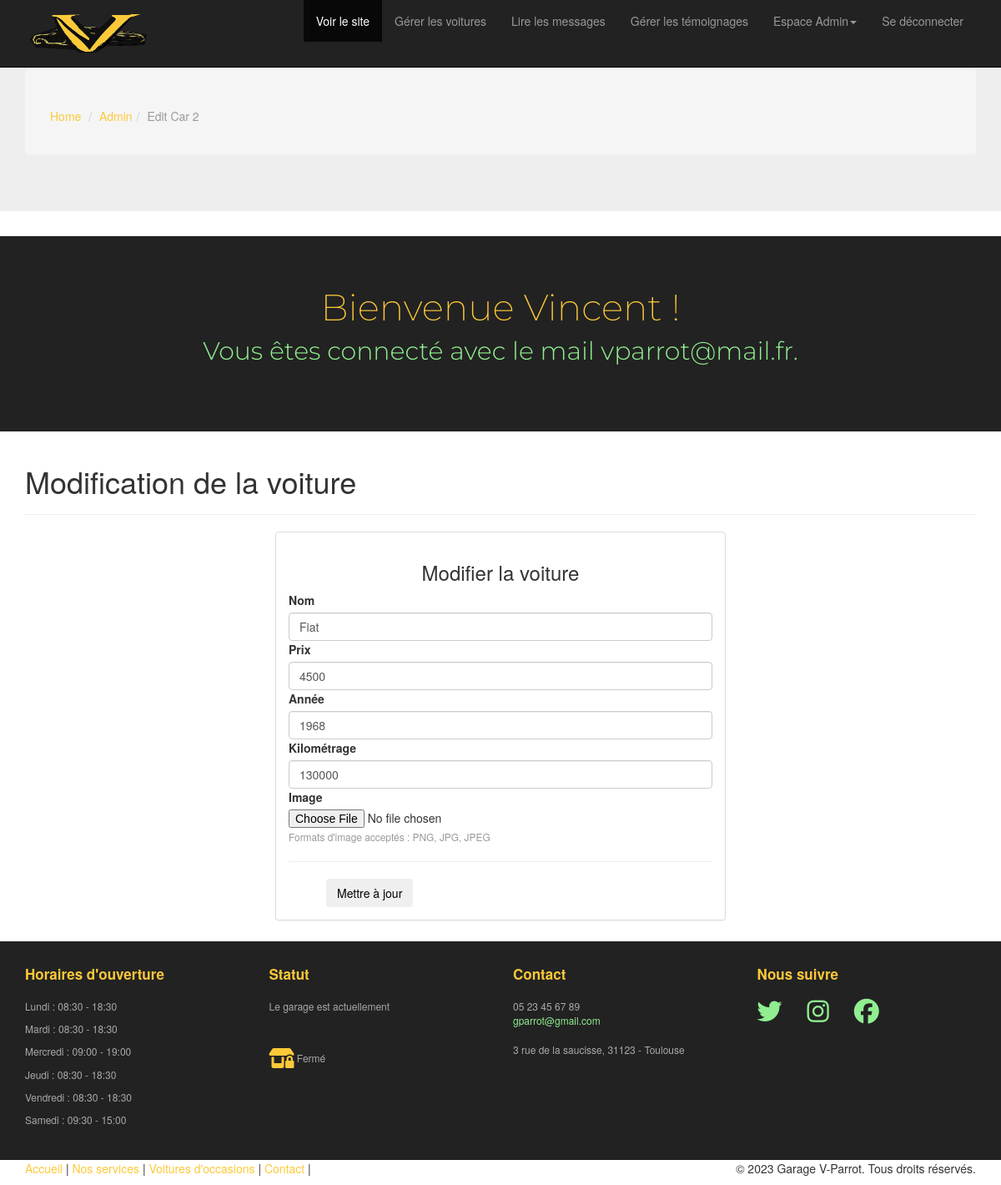
The page /admin/edit-car.php?id=2 (signed in) on the database its author committed.
### tables this page shows
CREATE TABLE `cars` (
  `id` int(11) NOT NULL AUTO_INCREMENT,
  `users_id` int(11) NOT NULL,
  `name` varchar(50) NOT NULL,
  `price` decimal(10,0) NOT NULL,
  `image` varchar(255) NOT NULL,
  `year` int(11) NOT NULL,
  `mileage` int(11) NOT NULL,
  `created_at` datetime NOT NULL DEFAULT current_timestamp(),
  PRIMARY KEY (`id`),
  KEY `cars_users_id_fk` (`users_id`),
  CONSTRAINT `cars_ibfk_1` FOREIGN KEY (`users_id`) REFERENCES `users` (`id`),
  CONSTRAINT `cars_users_id_fk` FOREIGN KEY (`users_id`) REFERENCES `users` (`id`)
);

CREATE TABLE `opening_hours` (
  `id` int(11) NOT NULL AUTO_INCREMENT,
  `users_id` int(11) NOT NULL,
  `day` varchar(20) NOT NULL,
  `opening_time` time NOT NULL,
  `closing_time` time NOT NULL,
  PRIMARY KEY (`id`),
  KEY `opening_hours_users_id_fk` (`users_id`),
  CONSTRAINT `opening_hours_ibfk_1` FOREIGN KEY (`users_id`) REFERENCES `users` (`id`),
  CONSTRAINT `opening_hours_users_id_fk` FOREIGN KEY (`users_id`) REFERENCES `users` (`id`)
);

### admin/edit-car.php (the view, shortened to what this page needs)
<?php
include 'partials/header.php';
if (isset($_GET['id'])) {
    $carId = filter_var($_GET['id'], FILTER_SANITIZE_NUMBER_INT);
    $carQuery = "SELECT * FROM cars WHERE id = :carId";
    $carStatement = $pdo->prepare($carQuery);
    $carStatement->bindParam(':carId', $carId, PDO::PARAM_INT);
    $carStatement->execute();
    $car = $carStatement->fetch(PDO::FETCH_ASSOC);
} else {
    header('location: manage-car.php');
    die();
}
?>
<header id="head" class="secondary"></header>
<div class="container">
    <div class="row">
        <article class="col-xs-12 maincontent">
            <header class="page-header">
                <h1 class="page-title">Modification de la voiture</h1>
            </header>
            <div class="col-md-6 col-md-offset-3 col-sm-8 col-sm-offset-2">
                <div class="panel panel-default">
                    <div class="panel-body">
                        <h3 class="thin text-center">Modifier la voiture</h3>
                        <form action="logic/edit-car.php" enctype="multipart/form-data" method="POST">
                            <div class="top-margin">
                                <label>Nom</label>
                                <input type="text" value="<?= $car['name'] ?>" name="name" class="form-control">
                            </div>
                            <div class="top-margin">
                                <label>Prix</label>
                                <input type="number" name="price" value="<?= $car['price'] ?>" class="form-control">
                            </div>
                            <div class="top-margin">
                                <label>Année</label>
                                <input type="number" name="year" value="<?= $car['year'] ?>" class="form-control">
                            </div>
                            <div class="top-margin">
                                <label>Kilométrage</label>
                                <input type="number" name="mileage" value="<?= $car['mileage'] ?>" class="form-control">
                            </div>
                            <div class="top-margin">
                                <label>Image</label>
                                <input type="file" name="image" accept="image/*" class="form-control-file">
                                <small class="form-text text-muted">Formats d'image acceptés : PNG, JPG, JPEG</small>
                            </div>
                            <hr>
                            <div class="row">
                                <div class="col-lg-4 text-right">
                                    <button class="btn btn-action" name="submit" type="submit">Mettre à jour</button>
                                </div>
                            </div>
                        </form>
                    </div>
                </div>
            </div>
        </article>
    </div>
</div>
<?php
include 'partials/footer.php';
?>

### admin/partials/footer.php (shortened to what this page needs)
<footer id="footer" class="top-space">
    <div class="footer">
        <div class="container">
            <div class="row">
                <div class="col-md-3 widget">
                    <h3 class="widget-title">Horaires d'ouverture</h3>
                    <div class="widget-body">
                        <?php
                        $days = array(
                            "Lundi" => 1,
                            "Mardi" => 2,
                            "Mercredi" => 3,
                            "Jeudi" => 4,
                            "Vendredi" => 5,
                            "Samedi" => 6,
                        );
                        $horaire_query = "SELECT day, opening_time, closing_time FROM opening_hours";
                        $horaire_stmt = $pdo->query($horaire_query);
                        if ($horaire_stmt) {
                            $horaire_result = $horaire_stmt->fetchAll(PDO::FETCH_ASSOC);
                            foreach ($horaire_result as $row) {
                                $day = $row['day'];
                                $opening_time = date("H:i", strtotime($row['opening_time']));
                                $closing_time = date("H:i", strtotime($row['closing_time']));
                                if (isset($days[$day])) {
                                    echo "<p>{$day} : $opening_time - $closing_time </p>";
                                }
                            }
                        } else {
                            echo "<p>Les horaires d'ouverture ne sont pas disponibles.</p>";
                        }
                        ?>
                    </div>
                </div>
                <div class="col-md-3 widget">
                    <h3 class="widget-title">Statut</h3>
                    <div class="widget-body">
                        <?php
                        $garageStatus = "<i class='fa-solid fa-shop-lock fa-2xl' style='color:#fdc939'></i> Fermé";
                        echo "<p>Le garage est actuellement</p><br><br><p>$garageStatus</p>";
                        ?>
                    </div>
                </div>
                <div class="col-md-3 widget">
                    <h3 class="widget-title">Contact</h3>
                    <div class="widget-body">
                        <p>05 23 45 67 89<br>
                            <a href="mailto:#">gparrot@gmail.com</a><br>
                            <br>
                            3 rue de la saucisse, 31123 - Toulouse
                        </p>
                    </div>
                </div>
                <div class="col-md-3 widget">
                    <h3 class="widget-title">Nous suivre</h3>
                    <div class="widget-body">
                        <p class="follow-me-icons">
                            <a href=""><i class="fa-brands fa-twitter"></i></a>
                            <a href=""><i class="fa-brands fa-instagram"></i></a>
                            <a href=""><i class="fa-brands fa-facebook"></i></a>
                        </p>
                    </div>
                </div>
            </div>
        </div>
    </div>
    <div class="footer2">
        <div class="container">
            <div class="row">
                <div class="col-md-6 widget">
                    <div class="widget-body">
                        <p class="simplenav">
                            <a href="<?= ROOT_URL . 'index.php' ?>">Accueil</a> |
                            <a href="<?= ROOT_URL . 'services.php' ?>">Nos services</a> |
                            <a href="<?= ROOT_URL . 'vents.php' ?>">Voitures d'occasions</a> |
                            <a href="<?= ROOT_URL . 'contact.php' ?>">Contact</a> |
                        </p>
                    </div>
                </div>
                <div class="col-md-6 widget">
                    <div class="widget-body">
                        <p class="text-right">&copy; 2023 Garage V-Parrot. Tous droits réservés.</p>
                    </div>
                </div>
            </div>
        </div>
</footer>
</body>
</html>

### admin/assets/css/main.css (style rules this page uses)
#head { background:#222; min-height:50px; text-align: center; padding-top: 40px; font-family:"Montserrat", Arial; font-weight:300; }
.top-space { margin-top: 5px; }
.footer { background: #222; padding: 30px 0 0 0; font-size: 12px; color: #aaa; }
.footer a { color: #90ee90; }
.footer .widget { margin-bottom:30px; }
.footer .widget-title { font-size: 17px; font-weight: bold; color: #fdc939; margin: 0 0 20px; }
.follow-me-icons { font-size:30px; }
.follow-me-icons i { float:left; margin:0 30px 0 0; }

### rows shown on the page
cars: name "Fiat", price "4500", year "1968", mileage "130000"
opening_hours: day "Lundi", opening_time "08:30", closing_time "18:30"
opening_hours: day "Mardi", opening_time "08:30", closing_time "18:30"
opening_hours: day "Mercredi", opening_time "09:00", closing_time "19:00"
opening_hours: day "Jeudi", opening_time "08:30", closing_time "18:30"
opening_hours: day "Vendredi", opening_time "08:30", closing_time "18:30"
opening_hours: day "Samedi", opening_time "09:30", closing_time "15:00"

### other values the page prints
$page_title "Admin"
$page_title "Edit Car 2"
$_SESSION['user_name'] "Vincent"
$_SESSION['user_email'] "vparrot@mail.fr"
